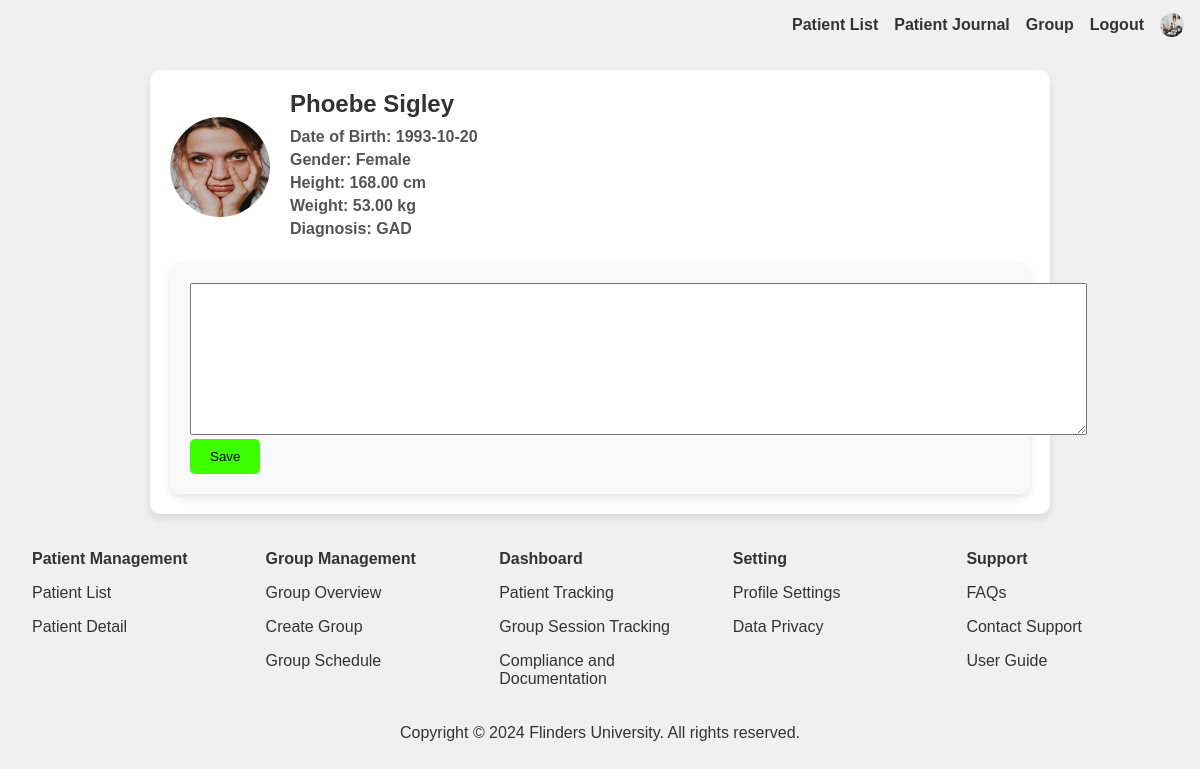
The app's page /pages/therapist/patient_note.php?id=58 with its own data.
### tables this page shows
CREATE TABLE `patient` (
  `id` int(11) NOT NULL,
  `therapistId` int(11) DEFAULT NULL,
  `title` varchar(10) DEFAULT NULL,
  `fName` varchar(50) DEFAULT NULL,
  `lName` varchar(50) DEFAULT NULL,
  `dob` date DEFAULT NULL,
  `gender` varchar(10) DEFAULT NULL,
  `contactNo` varchar(15) DEFAULT NULL,
  `email` varchar(100) DEFAULT NULL,
  `streetAddress` varchar(255) DEFAULT NULL,
  `postCode` varchar(10) DEFAULT NULL,
  `height` decimal(5,2) DEFAULT NULL,
  `weight` decimal(5,2) DEFAULT NULL,
  `startDate` date DEFAULT NULL,
  `endDate` date DEFAULT NULL,
  `diagnosis` text DEFAULT NULL,
  `status` varchar(20) DEFAULT NULL,
  `profile` longblob DEFAULT NULL,
  `password` varchar(255) DEFAULT NULL
);

### pages/therapist/patient_note.php (the view, shortened to what this page needs)
<?php
    include_once '../../includes/connections.php';
    $patient_id = $_GET['id'];
    $sql_patient  = "SELECT * FROM patient where id = $patient_id";
    $sql_patient_notes  = "SELECT * FROM notes where patient_id = $patient_id";
    $sql_patient_obj = mysqli_query($conn,$sql_patient) Or die("Failed to query " . mysqli_error($conn));
    $sql_patient_notes_obj = mysqli_query($conn,$sql_patient_notes) Or die("Failed to query " . mysqli_error($conn));
    $count_patients = mysqli_num_rows($sql_patient_obj);
    if ($count_patients>0) {
       $patient = mysqli_fetch_assoc($sql_patient_obj);
       $patient_notes =  mysqli_fetch_assoc($sql_patient_notes_obj);
    }
?>
<!DOCTYPE html>
<html lang="en">
  <head>
    <link rel="stylesheet" href="../../assets/css/patient-note.css" />
    <link rel="stylesheet" href="../../assets/css/therapist.css" />
  </head>
  <body>
  <header>
    <?php include_once ("../navigation/therapist_nav.php")
    ?>
    </header>
    <div class="container">
      <div class="patient-profile">
        <div class="profile-header">
          <img
            src="../../assets/images/patient.png"
            alt="Zoe Ashford"
            class="profile-photo"
          />
          <div class="patient-info">
          <h2><?php echo $patient['fName'] ." " .  $patient['lName'];?></h2>
                    <p class="patient-details">Date of Birth: <?php echo isset($patient['dob']) ? htmlspecialchars($patient['dob']) : 'Not available'; ?></p>
                    <p class="patient-details">Gender: <?php echo $patient['gender'];?></p>
                    <p class="patient-details">Height: <?php echo isset($patient['height']) ? htmlspecialchars($patient['height']) : 'Not available'; ?> cm</p>
                    <p class="patient-details">Weight: <?php echo isset($patient['weight']) ? htmlspecialchars($patient['weight']) : 'Not available'; ?> kg</p>
                    <p class="patient-details">Diagnosis: <?php echo isset($patient['diagnosis']) ? htmlspecialchars($patient['diagnosis']) : 'Not available'; ?></p>
          </div>
        </div>
      </div>
      <div class="notes-section">
        <form action="save_notes.php?id=<?php echo $patient_id?>" method="post">
          <textarea name="patient_notes" id="" cols="110" rows="10"><?php echo isset($patient_notes['notes']) ? htmlspecialchars($patient_notes['notes']) : ''; ?></textarea>
          <button type="submit" id="edit_save">Save</button>
        </form>
      </div>
    </div>
    <footer>
    <?php include_once ("../footer/therapist_footer.php")
    ?>
    </footer>
  </body>
</html>

### assets/css/patient-note.css (style rules this page uses)
* { margin: 0; padding: 0; box-sizing: border-box; }
body { font-family: Arial, sans-serif; background-color: #f0f0f0; color: #333; }
.container { display: flex; flex-direction: column; justify-content: center; align-items: center; max-width: 900px; margin: 20px auto; background-color: #fff; padding: 20px; border-radius: 10px; box-shadow: 0 4px 8px rgba(0, 0, 0, 0.1); }
.patient-profile { width: 100%; display: flex; align-items: center; margin-bottom: 20px; }
.profile-header { display: flex; align-items: center; }
.profile-photo { width: 100px; height: 100px; border-radius: 50%; margin-right: 20px; }
.patient-info { font-size: 16px; }
.patient-info h2 { font-size: 24px; margin-bottom: 10px; }
.patient-details { margin-bottom: 5px; font-weight: bold; color: #555; }
.notes-section { width: 100%; background-color: #f9f9f9; padding: 20px; border-radius: 10px; box-shadow: 0 4px 8px rgba(0, 0, 0, 0.1); }

### assets/css/therapist.css (style rules this page uses)
body { font-family: Arial, Helvetica, sans-serif; }
#edit_save { margin: 0px; padding: 10px 20px; background-color: rgb(60, 255, 0); color: black; border: none; border-radius: 5px; transition: background-color 0.3s ease, transform 0.3s ease; }

### records on screen
patient: fName "Phoebe", lName "Sigley", dob "1993-10-20", gender "Female", height "168.00", weight "53.00", diagnosis "GAD"
